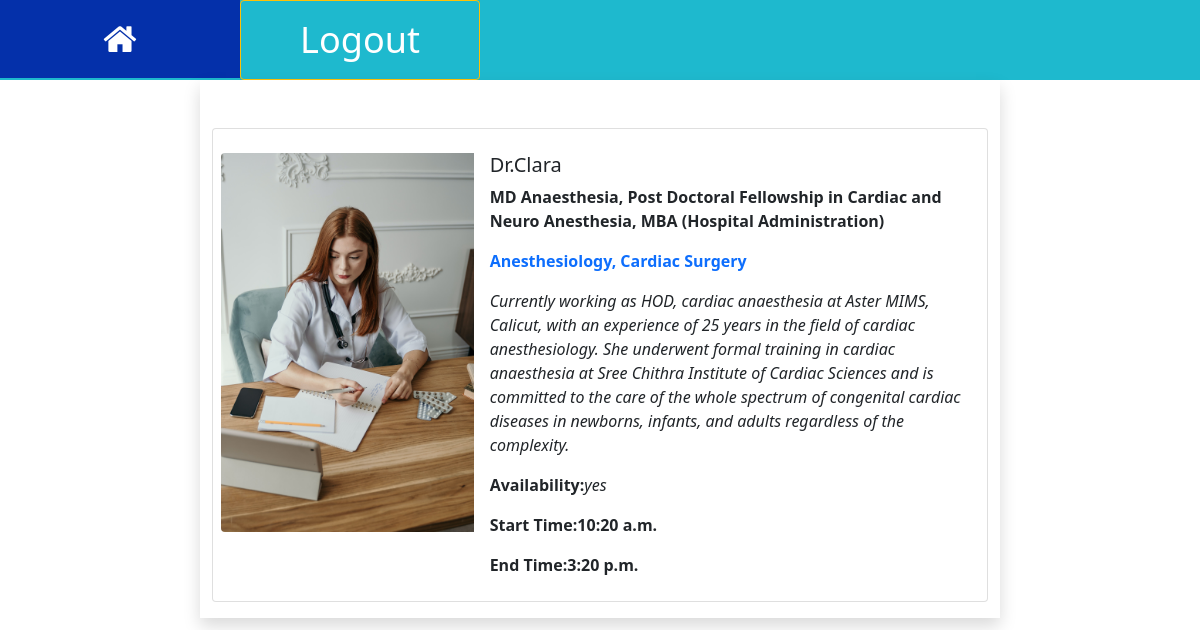
Screenshot of /doctor/doctordetail/1 with the database file from the repository.
### doctor/models.py (models this page shows)
class Doctors(models.Model):
    doctor_name=models.CharField(max_length=120)
    speciality=models.CharField(max_length=250)
    image = models.ImageField(upload_to="images")
    specialist=models.CharField(max_length=120)
    about=models.CharField(max_length=500)
    date=models.DateField(default=timezone.now)
    start_time=models.TimeField(max_length=250)
    end_time=models.TimeField(max_length=250)
    availability=models.CharField(max_length=120)

### doctor/views.py (the view)
# urls.py: path("doctordetail/<int:id>",views.DoctorDetailView.as_view(),name="doctordetail"),
class DoctorDetailView(DetailView):
    template_name = "doctordetail.html"
    model = Doctors
    context_object_name = "doctor"
    pk_url_kwarg = 'id'

### doctor/templates/doctordetail.html
<!DOCTYPE html>
{%extends 'base.html'%}
{%block body_block%}
<div class="container-fluid">
    <div class="row">
        <div class="col-2"></div>
        <div class="col-8 shadow">
            <div class="card mb-3 mt-5 p-2" style="max-width: 800px;">
                <div class="row g-0">
                    <div class="col-md-4">
                        <img src="{{doctor.image.url}}" class="img-fluid rounded-start mt-3 " alt="...">
                    </div>
                    <div class="col-md-8">
                        <div class="card-body">
                            <h5 class="card-title">Dr.</b>{{doctor.doctor_name}}</h5>
                            <p class="card-text"><b>{{doctor.specialist}}</b></p>
                            <p class="card-text text-primary"><b>{{doctor.speciality}}</b></p>
                            <p class="card-text"><em>{{doctor.about}}</em></p>
                            <p class="card-text"><b>Availability:</b><em>{{doctor.availability}}</em></p>
                            <p class="card-text"><b>Start Time:{{doctor.start_time}}</b></p>
                            <p class="card-text"><b>End Time:{{doctor.end_time}}</b></p>
                        </div>
                    </div>
                </div>
            </div>
        </div>
        <div class="col-2"></div>
    </div>
</div>
{%endblock%}

### doctor/templates/base.html (shortened to what this page needs)
<!DOCTYPE html>
{% load static%}
<head>
<link rel="stylesheet" href="https://cdnjs.cloudflare.com/ajax/libs/font-awesome/4.7.0/css/font-awesome.min.css">
<link href="https://cdn.jsdelivr.net/npm/bootstrap@5.1.0/dist/css/bootstrap.min.css" rel="stylesheet">
    <link rel="stylesheet" href="{%static 'css/style.css'%}">
</head>
<body>
<div class="icon-bar">
    {%if request.user.is_superuser%}
  <a class="active" href="{%url 'home'%}"><i class="fa fa-home"></i></a>
    {%else%}
      <a class="active" href="{%url 'patienthome'%}"><i class="fa fa-home"></i></a>
    {%endif%}
    <a href="{%url 'signout'%}" class="btn btn-outline-warning"> Logout</a>
</div>
{%block body_block%}
{%endblock%}
</body>
</html>

### doctor/static/css/style.css (style rules this page uses)
body { margin:0; background:url("https://images.pexels.com/photos/5863395/pexels-photo-5863395.jpeg?auto=compress&cs=tinysrgb&dpr=2&h=650&w=940") }
.icon-bar { width: 100%; background-color: rgb(30, 185, 206); overflow: auto; }
.icon-bar a { float: left; width: 20%; text-align: center; padding: 12px 0; transition: all 0.3s ease; color: white; font-size: 36px; }
.active { background-color: #0430aa; }

### rows the page displays
Doctors: image (picture), doctor_name "Clara", specialist "MD Anaesthesia, Post Doctoral Fellowship in Cardiac and Neuro Anesthesia, MBA (Hospital Administration)", speciality "Anesthesiology, Cardiac Surgery", about "Currently working as HOD, cardiac anaesthesia at Aster MIMS, Calicut, with an experience of 25 years in the field of cardiac anesthesiology. She underwent formal training in cardiac anaesthesia at Sree Chithra Institute of Cardiac Sciences and is committed to the care of the whole spectrum of congenital cardiac diseases in newborns, infants, and adults regardless of the complexity.", availability "yes", start_time "10:20 a.m.", end_time "3:20 p.m."
